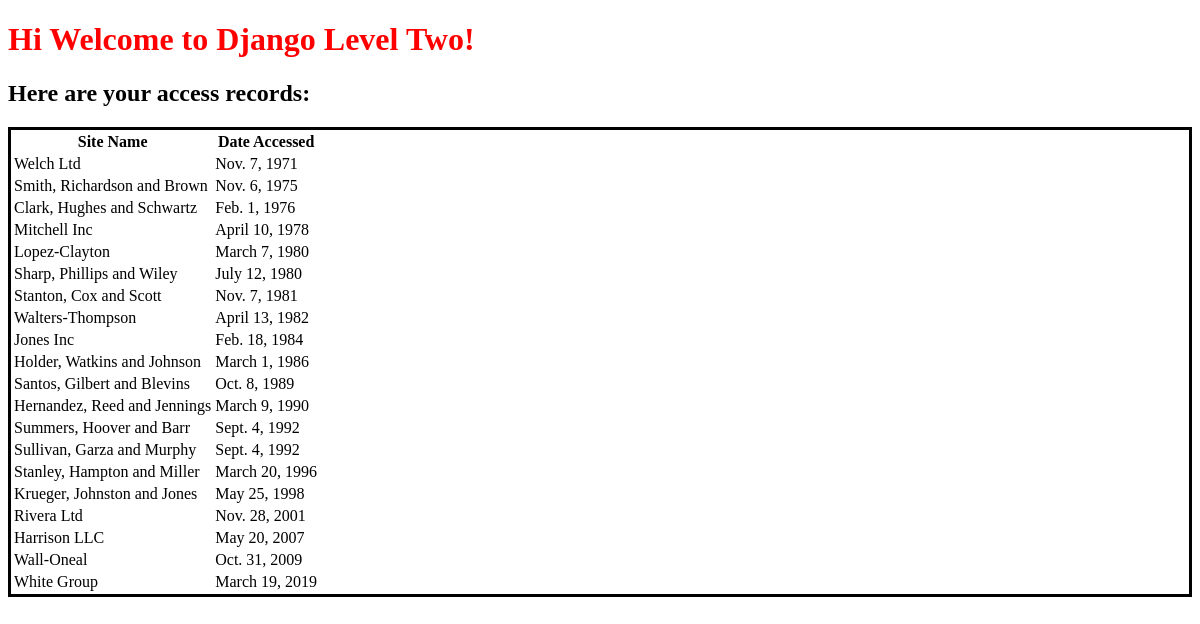
The page /hello/ on the database as committed earlier.
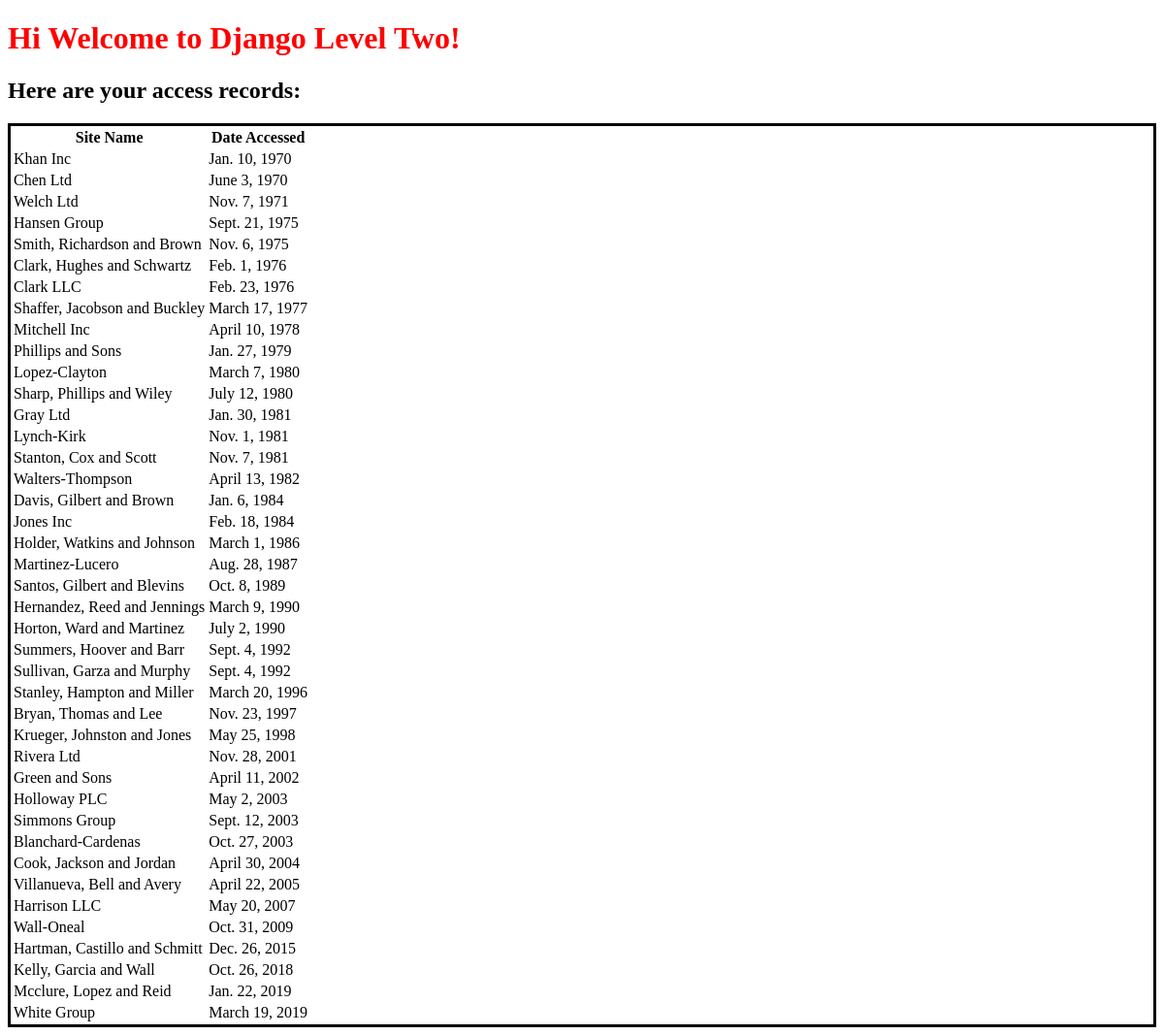
The same page on the database as committed later.
### first_app/models.py (models this page shows, shortened)
class AccessRecord(models.Model):
    name = models.ForeignKey(Webpage, on_delete=models.PROTECT)
    date = models.DateField()

class Webpage(models.Model):
    topic = models.ForeignKey(Topic, on_delete=models.PROTECT)
    name = models.CharField(max_length=264, unique=True)
    url = models.URLField(unique=True)
    def __str__(self):
        return self.name

### first_app/views.py (the view)
# urls.py: path('hello/',views.index, name='index'),
def index(request):
    webpages_list = AccessRecord.objects.order_by('date')
    date_dict = {'access_records': webpages_list}
    return render(request, 'first_app/index.html', context=date_dict)

### templates/first_app/index.html (shortened to what this page needs)
<!DOCTYPE html>
{% load staticfiles %}
<html lang="en" dir="ltr">
  <head>
    <link rel="stylesheet" href="{% static "css/mystyle.css" %}">
  </head>
  <body>
    <h1>Hi Welcome to Django Level Two!</h1>
    <h2>Here are your access records:</h2>
    <div class="djangotwo">
      {% if access_records %}
        <table>
          <thead>
            <th>Site Name</th>
            <th>Date Accessed</th>
          </thead>
          {% for acc in access_records %}
            <tr>
              <td>{{ acc.name }}</td>
              <td>{{ acc.date }}</td>
            </tr>
          {% endfor %}
        </table>
      {% else %}
        <p>NO ACCESS RECORDS FOUND!</p>
      {% endif %}
    </div>
  </body>
</html>

### static/css/mystyle.css (style rules this page uses)
h1 { color: red; }
.djangotwo { border: 3px solid black; }

Rows that differ between the two databases and show on the page:
added AccessRecord: name "Khan Inc", date "Jan. 10, 1970"
added AccessRecord: name "Chen Ltd", date "June 3, 1970"
added AccessRecord: name "Hansen Group", date "Sept. 21, 1975"
added AccessRecord: name "Clark LLC", date "Feb. 23, 1976"
added AccessRecord: name "Shaffer, Jacobson and Buckley", date "March 17, 1977"
added AccessRecord: name "Phillips and Sons", date "Jan. 27, 1979"
added AccessRecord: name "Gray Ltd", date "Jan. 30, 1981"
added AccessRecord: name "Lynch-Kirk", date "Nov. 1, 1981"
added AccessRecord: name "Davis, Gilbert and Brown", date "Jan. 6, 1984"
added AccessRecord: name "Martinez-Lucero", date "Aug. 28, 1987"
added AccessRecord: name "Horton, Ward and Martinez", date "July 2, 1990"
added AccessRecord: name "Bryan, Thomas and Lee", date "Nov. 23, 1997"
added AccessRecord: name "Green and Sons", date "April 11, 2002"
added AccessRecord: name "Holloway PLC", date "May 2, 2003"
added AccessRecord: name "Simmons Group", date "Sept. 12, 2003"
added AccessRecord: name "Blanchard-Cardenas", date "Oct. 27, 2003"
added AccessRecord: name "Cook, Jackson and Jordan", date "April 30, 2004"
added AccessRecord: name "Villanueva, Bell and Avery", date "April 22, 2005"
added AccessRecord: name "Hartman, Castillo and Schmitt", date "Dec. 26, 2015"
added AccessRecord: name "Kelly, Garcia and Wall", date "Oct. 26, 2018"
added AccessRecord: name "Mcclure, Lopez and Reid", date "Jan. 22, 2019"
